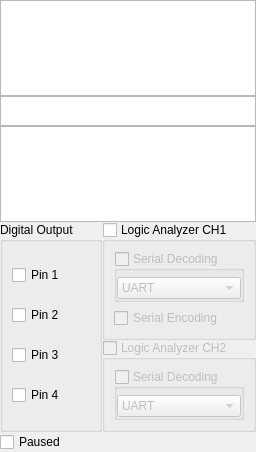
      <widget class="QWidget" name="page_4">
       <layout class="QVBoxLayout" name="verticalLayout_3">
        <property name="spacing">
         <number>0</number>
        </property>
        <property name="leftMargin">
         <number>0</number>
        </property>
        <property name="topMargin">
         <number>0</number>
        </property>
        <property name="rightMargin">
         <number>0</number>
        </property>
        <property name="bottomMargin">
         <number>0</number>
        </property>
        <item>
         <widget class="QPlainTextEdit" name="console1">
          <property name="minimumSize">
           <size>
            <width>0</width>
            <height>48</height>
           </size>
          </property>
          <property name="maximumSize">
           <size>
            <width>16777215</width>
            <height>96</height>
           </size>
          </property>
          <property name="readOnly">
           <bool>true</bool>
          </property>
         </widget>
        </item>
        <item>
         <widget class="QPlainTextEdit" name="txuart">
          <property name="maximumSize">
           <size>
            <width>16777215</width>
            <height>30</height>
           </size>
          </property>
          <property name="verticalScrollBarPolicy">
           <enum>Qt::ScrollBarAlwaysOff</enum>
          </property>
         </widget>
        </item>
        <item>
         <widget class="QPlainTextEdit" name="console2">
          <property name="minimumSize">
           <size>
            <width>0</width>
            <height>48</height>
           </size>
          </property>
          <property name="maximumSize">
           <size>
            <width>16777215</width>
            <height>96</height>
           </size>
          </property>
          <property name="readOnly">
           <bool>true</bool>
          </property>
         </widget>
        </item>
        <item>
         <layout class="QGridLayout" name="gridLayout_4">
          <item row="0" column="1">
           <widget class="QGroupBox" name="busSnifferGroup_CH1">
            <property name="title">
             <string>Logic Analyzer CH1</string>
            </property>
            <property name="checkable">
             <bool>true</bool>
            </property>
            <property name="checked">
             <bool>false</bool>
            </property>
            <layout class="QVBoxLayout" name="verticalLayout_7">
             <item>
              <widget class="QGroupBox" name="serialDecodingCheck_CH1">
               <property name="title">
                <string>Serial Decoding</string>
               </property>
               <property name="flat">
                <bool>true</bool>
               </property>
               <property name="checkable">
                <bool>true</bool>
               </property>
               <property name="checked">
                <bool>false</bool>
               </property>
               <layout class="QVBoxLayout" name="verticalLayout_6">
                <property name="spacing">
                 <number>0</number>
                </property>
                <property name="leftMargin">
                 <number>0</number>
                </property>
                <property name="topMargin">
                 <number>6</number>
                </property>
                <property name="rightMargin">
                 <number>0</number>
                </property>
                <property name="bottomMargin">
                 <number>0</number>
                </property>
                <item>
                 <widget class="QComboBox" name="serialDecodingModeSelect_CH1">
                  <item>
                   <property name="text">
                    <string>UART</string>
                   </property>
                  </item>
                  <item>
                   <property name="text">
                    <string>SPI</string>
                   </property>
                  </item>
                  <item>
                   <property name="text">
                    <string>I2C</string>
                   </property>
                  </item>
                 </widget>
                </item>
               </layout>
              </widget>
             </item>
             <item>
              <widget class="QCheckBox" name="serialEncodingCheck_CH1">
               <property name="text">
                <string>Serial Encoding</string>
               </property>
              </widget>
             </item>
            </layout>
           </widget>
          </item>
          <item row="1" column="1">
           <widget class="QGroupBox" name="busSnifferGroup_CH2">
            <property name="enabled">
             <bool>false</bool>
            </property>
            <property name="title">
             <string>Logic Analyzer CH2</string>
            </property>
            <property name="checkable">
             <bool>true</bool>
            </property>
            <property name="checked">
             <bool>false</bool>
            </property>
            <layout class="QVBoxLayout" name="verticalLayout_16">
             <item>
              <widget class="QGroupBox" name="serialDecodingCheck_CH2">
               <property name="title">
                <string>Serial Decoding</string>
               </property>
               <property name="flat">
                <bool>true</bool>
               </property>
               <property name="checkable">
                <bool>true</bool>
               </property>
               <property name="checked">
                <bool>false</bool>
               </property>
               <layout class="QVBoxLayout" name="verticalLayout_17">
                <property name="spacing">
                 <number>0</number>
                </property>
                <property name="leftMargin">
                 <number>0</number>
                </property>
                <property name="topMargin">
                 <number>6</number>
                </property>
                <property name="rightMargin">
                 <number>0</number>
                </property>
                <property name="bottomMargin">
                 <number>0</number>
                </property>
                <item>
                 <widget class="QComboBox" name="serialDecodingModeSelect_CH2">
                  <item>
                   <property name="text">
                    <string>UART</string>
                   </property>
                  </item>
                  <item>
                   <property name="text">
                    <string>SPI</string>
                   </property>
                  </item>
                 </widget>
                </item>
               </layout>
              </widget>
             </item>
            </layout>
           </widget>
          </item>
          <item row="0" column="0" rowspan="2">
           <widget class="QGroupBox" name="digitalOutputGroup">
            <property name="title">
             <string>Digital Output</string>
            </property>
            <layout class="QVBoxLayout" name="verticalLayout_8">
             <item>
              <widget class="QCheckBox" name="digitalOutCheckbox_CH1">
               <property name="text">
                <string>Pin 1</string>
               </property>
              </widget>
             </item>
             <item>
              <widget class="QCheckBox" name="digitalOutCheckbox_CH2">
               <property name="text">
                <string>Pin 2</string>
               </property>
              </widget>
             </item>
             <item>
              <widget class="QCheckBox" name="digitalOutCheckbox_CH3">
               <property name="text">
                <string>Pin 3</string>
               </property>
              </widget>
             </item>
             <item>
              <widget class="QCheckBox" name="digitalOutCheckbox_CH4">
               <property name="text">
                <string>Pin 4</string>
               </property>
              </widget>
             </item>
            </layout>
           </widget>
          </item>
         </layout>
        </item>
        <item>
         <widget class="QCheckBox" name="pause_LA">
          <property name="enabled">
           <bool>true</bool>
          </property>
          <property name="sizePolicy">
           <sizepolicy hsizetype="Minimum" vsizetype="Maximum">
            <horstretch>0</horstretch>
            <verstretch>0</verstretch>
           </sizepolicy>
          </property>
          <property name="maximumSize">
           <size>
            <width>16777215</width>
            <height>32</height>
           </size>
          </property>
          <property name="text">
           <string>Paused</string>
          </property>
         </widget>
        </item>
       </layout>
      </widget>
